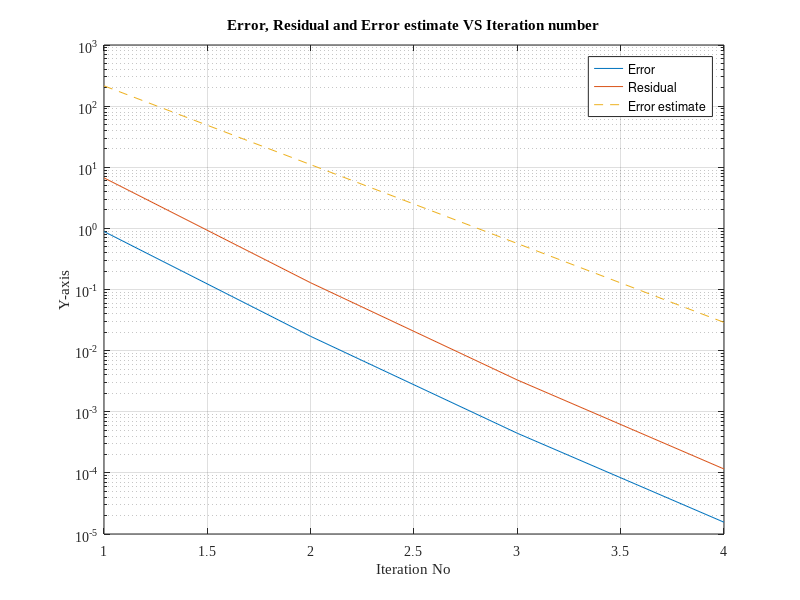

The MATLAB script that drew this image:
clear
clc

N=14;
dy=1/(N-1);
dx=1/(N-1); %step-length                                                   %Is dx step or some other factor as from question?
%k=sqrt(8/dx^2)+1; %Parameter in Helmotz Equation
k =1e2;
U=zeros(N*N,1);
U=reshape(U,[N*N,1]);
F=zeros(N,N);
U0=U;

x=0:dx:1;
y=0:dy:1;
for i=1:N
    for j=1:N
        F(i,j)=exp(-50*((x(j) - 1/2)^2 + (y(i) - 1/2)^2));
    end
end
F = reshape(F,[N*N,1]);  % Right Hand side

%L-Matrix
e = ones(N*N,1);
f = ones(N*N,1);
f(N:N:N*N) = 0;
g = [1;f(1:end-1)];
L = spdiags([e,f, -4*e, g, e],[-N,-1,0,1,N],N*N,N*N);

%A-Matrix 
A = L + dx^2*k^2*eye(N*N);
A=sparse(A);
%Check Positive Definitness 
if eig(A)>0
    %Postive Definite Case
    disp('A is Positive Definite Matrix')
    %Applying Conjugate Gradient Method
    x_ex = ones(length(A),1);
    b = A*x_ex;
    
    x0 = zeros(length(A),1);
    r0 = b - A*x0;
    p0 = r0;
    error = 1;
    tol = 1e-6;
    i = 0;
    estimate = (sqrt(condest(A)) - 1)/(sqrt(condest(A)+1));
    while error>tol     
        Ap0 = A*p0;
        alpha = dot(r0,r0)/dot(Ap0,p0);
        x = x0 + alpha*p0;
        r = r0 - alpha*Ap0;
        beta = dot(r,r)/dot(r0,r0);
        p = r + beta*p0;
        
        error = norm(b - A*x)/norm(b);
        
        err(i+1) = sqrt(dot(A*(x_ex - x),(x_ex - x)));
        
        res(i+1) = norm(b - A*x);
        x0 = x;
        r0 = r;
        p0 = p;
        err_est(i+1) = 2*estimate^i*sqrt(dot(A*x_ex,x_ex));
        i = i + 1;     
        
        
    end
    %Plots
  
    semilogy(err)
    hold on
    semilogy(res)
    hold on
    plot(err_est,'--')
    title('Error, Residual and Error estimate VS Iteration number')
    xlabel("Iteration No")
    ylabel("Y-axis")
    set(gca, 'FontName', 'Times New Roman')
    grid on 
    legend('Error','Residual','Error estimate')


else
    %A not Positive Definite 
    disp('Not PDM')
end

